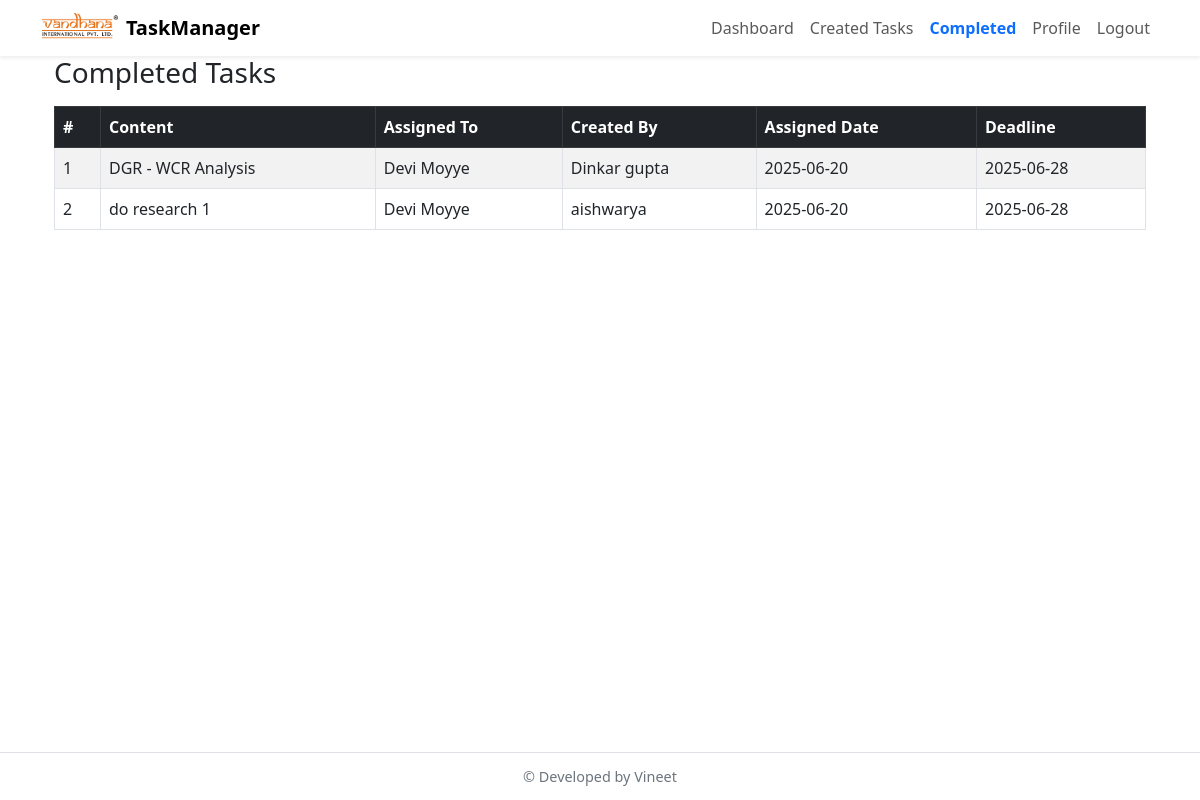
Page /completed-tasks (signed in) on the committed database.
### app.py (models this page shows)
class Task(db.Model):
    id = db.Column(db.Integer, primary_key=True)
    content = db.Column(db.String(200), nullable=False)
    priority = db.Column(db.Integer, nullable=True)
    assigned_to = db.Column(db.String(80))
    created_by = db.Column(db.String(80))
    created_at = db.Column(db.DateTime, default=datetime.utcnow)
    assign_date = db.Column(db.DateTime)
    deadline = db.Column(db.DateTime)
    status = db.Column(db.String(20), default='Pending')

### app.py (the view)
@app.route('/completed-tasks', methods=['GET'])
def completed_tasks():
    if 'username' not in session:
        return redirect(url_for('login'))
    current_user = User.query.filter_by(username=session['username']).first()
    if current_user.role == 'admin':
        selected_user = request.args.get('user')
        if selected_user:
            tasks = Task.query.filter_by(assigned_to=selected_user, status='Completed').all()
        else:
            tasks = Task.query.filter_by(status='Completed').all()
        users = User.query.filter_by(role='user').all()
    else:
        tasks = Task.query.filter_by(assigned_to=current_user.username, status='Completed').all()
        users = []
    return render_template('completed_tasks.html', tasks=tasks, users=users, user=current_user)

### templates/completed_tasks.html (shortened to what this page needs)
 {% extends 'base.html' %}
{% block content %}
<div class="container">
    <h3 class="mb-3">Completed Tasks</h3>
    {% if tasks %}
    <table class="table table-striped table-bordered">
        <thead class="table-dark">
            <tr>
                <th>#</th>
                <th>Content</th>
                <th>Assigned To</th>
                <th>Created By</th>
                <th>Assigned Date</th>
                <th>Deadline</th>
            </tr>
        </thead>
        <tbody>
            {% for task in tasks %}
            <tr>
                <td>{{ loop.index }}</td>
                <td>{{ task.content }}</td>
                <td>{{ task.assigned_to }}</td>
                <td>{{ task.created_by }}</td>
                <td>{{ task.assign_date.strftime('%Y-%m-%d') if task.assign_date }}</td>
                <td>{{ task.deadline.strftime('%Y-%m-%d') if task.deadline }}</td>
            </tr>
            {% endfor %}
        </tbody>
    </table>
    {% else %}
    <p class="text-muted">No completed tasks found.</p>
    {% endif %}
</div>
{% endblock %}

### templates/base.html (style rules this page uses)
html, body { height: 100%; margin: 0; }

### rows in the picture
Task: content "DGR - WCR Analysis", assigned_to "Devi Moyye", created_by "Dinkar gupta", assign_date "2025-06-20", deadline "2025-06-28"
Task: content "do research 1", assigned_to "Devi Moyye", created_by "aishwarya", assign_date "2025-06-20", deadline "2025-06-28"
